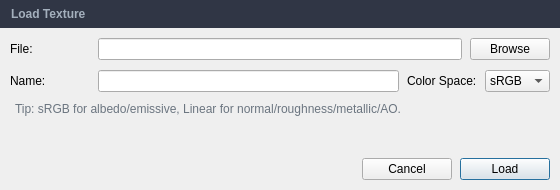
<?xml version="1.0" encoding="UTF-8"?>
<ui version="4.0">
 <class>LoadTextureDialog</class>
 <widget class="QDialog" name="LoadTextureDialog">
  <property name="geometry">
   <rect>
    <x>0</x>
    <y>0</y>
    <width>560</width>
    <height>190</height>
   </rect>
  </property>
  <property name="minimumSize">
   <size>
    <width>520</width>
    <height>170</height>
   </size>
  </property>
  <property name="maximumSize">
   <size>
    <width>760</width>
    <height>220</height>
   </size>
  </property>
  <property name="windowTitle">
   <string>Load Texture</string>
  </property>
  <layout class="QVBoxLayout" name="rootLayout">
   <property name="spacing">
    <number>0</number>
   </property>
   <property name="leftMargin">
    <number>0</number>
   </property>
   <property name="topMargin">
    <number>0</number>
   </property>
   <property name="rightMargin">
    <number>0</number>
   </property>
   <property name="bottomMargin">
    <number>0</number>
   </property>

   <item>
    <widget class="QLabel" name="titleLabel">
     <property name="minimumSize">
      <size>
       <width>0</width>
       <height>28</height>
      </size>
     </property>
     <property name="maximumSize">
      <size>
       <width>16777215</width>
       <height>28</height>
      </size>
     </property>
     <property name="styleSheet">
      <string notr="true">QLabel {
    background-color: #303645;
    color: #a4b0bd;
    font-weight: 600;
    padding-left: 8px;
}</string>
     </property>
     <property name="text">
      <string>Load Texture</string>
     </property>
     <property name="alignment">
      <set>Qt::AlignmentFlag::AlignLeft|Qt::AlignmentFlag::AlignVCenter</set>
     </property>
    </widget>
   </item>

   <item>
    <layout class="QVBoxLayout" name="bodyLayout">
     <property name="spacing">
      <number>10</number>
     </property>
     <property name="leftMargin">
      <number>10</number>
     </property>
     <property name="topMargin">
      <number>10</number>
     </property>
     <property name="rightMargin">
      <number>10</number>
     </property>
     <property name="bottomMargin">
      <number>10</number>
     </property>

     <item>
      <layout class="QHBoxLayout" name="fileRow">
       <property name="spacing">
        <number>8</number>
       </property>
       <item>
        <widget class="QLabel" name="fileLabel">
         <property name="minimumSize">
          <size>
           <width>80</width>
           <height>0</height>
          </size>
         </property>
         <property name="text">
          <string>File:</string>
         </property>
        </widget>
       </item>
       <item>
        <widget class="QLineEdit" name="fileLineEdit"/>
       </item>
       <item>
        <widget class="QPushButton" name="browseButton">
         <property name="minimumSize">
          <size>
           <width>80</width>
           <height>0</height>
          </size>
         </property>
         <property name="text">
          <string>Browse</string>
         </property>
        </widget>
       </item>
      </layout>
     </item>

     <item>
      <layout class="QHBoxLayout" name="nameRow">
       <property name="spacing">
        <number>8</number>
       </property>
       <item>
        <widget class="QLabel" name="nameLabel">
         <property name="minimumSize">
          <size>
           <width>80</width>
           <height>0</height>
          </size>
         </property>
         <property name="text">
          <string>Name:</string>
         </property>
        </widget>
       </item>
       <item>
        <widget class="QLineEdit" name="nameLineEdit"/>
       </item>
       <item>
        <widget class="QLabel" name="colorSpaceLabel">
         <property name="text">
          <string>Color Space:</string>
         </property>
        </widget>
       </item>
       <item>
        <widget class="QComboBox" name="colorSpaceCombo">
         <item>
          <property name="text">
           <string>sRGB</string>
          </property>
         </item>
         <item>
          <property name="text">
           <string>Linear</string>
          </property>
         </item>
        </widget>
       </item>
      </layout>
     </item>

     <item>
      <widget class="QLabel" name="hintLabel">
       <property name="styleSheet">
        <string notr="true">QLabel { color: #6b7580; padding-left: 2px; }</string>
       </property>
       <property name="text">
        <string>Tip: sRGB for albedo/emissive, Linear for normal/roughness/metallic/AO.</string>
       </property>
      </widget>
     </item>

     <item>
      <spacer name="verticalSpacer">
       <property name="orientation">
        <enum>Qt::Orientation::Vertical</enum>
       </property>
       <property name="sizeHint" stdset="0">
        <size>
         <width>20</width>
         <height>20</height>
        </size>
       </property>
      </spacer>
     </item>

     <item>
      <layout class="QHBoxLayout" name="buttonRow">
       <property name="spacing">
        <number>8</number>
       </property>
       <item>
        <spacer name="buttonSpacer">
         <property name="orientation">
          <enum>Qt::Orientation::Horizontal</enum>
         </property>
         <property name="sizeHint" stdset="0">
          <size>
           <width>40</width>
           <height>20</height>
          </size>
         </property>
        </spacer>
       </item>
       <item>
        <widget class="QPushButton" name="cancelButton">
         <property name="minimumSize">
          <size>
           <width>90</width>
           <height>0</height>
          </size>
         </property>
         <property name="text">
          <string>Cancel</string>
         </property>
        </widget>
       </item>
       <item>
        <widget class="QPushButton" name="loadButton">
         <property name="minimumSize">
          <size>
           <width>90</width>
           <height>0</height>
          </size>
         </property>
         <property name="text">
          <string>Load</string>
         </property>
         <property name="default">
          <bool>true</bool>
         </property>
        </widget>
       </item>
      </layout>
     </item>

    </layout>
   </item>

  </layout>
 </widget>
 <resources/>
 <connections/>
</ui>
